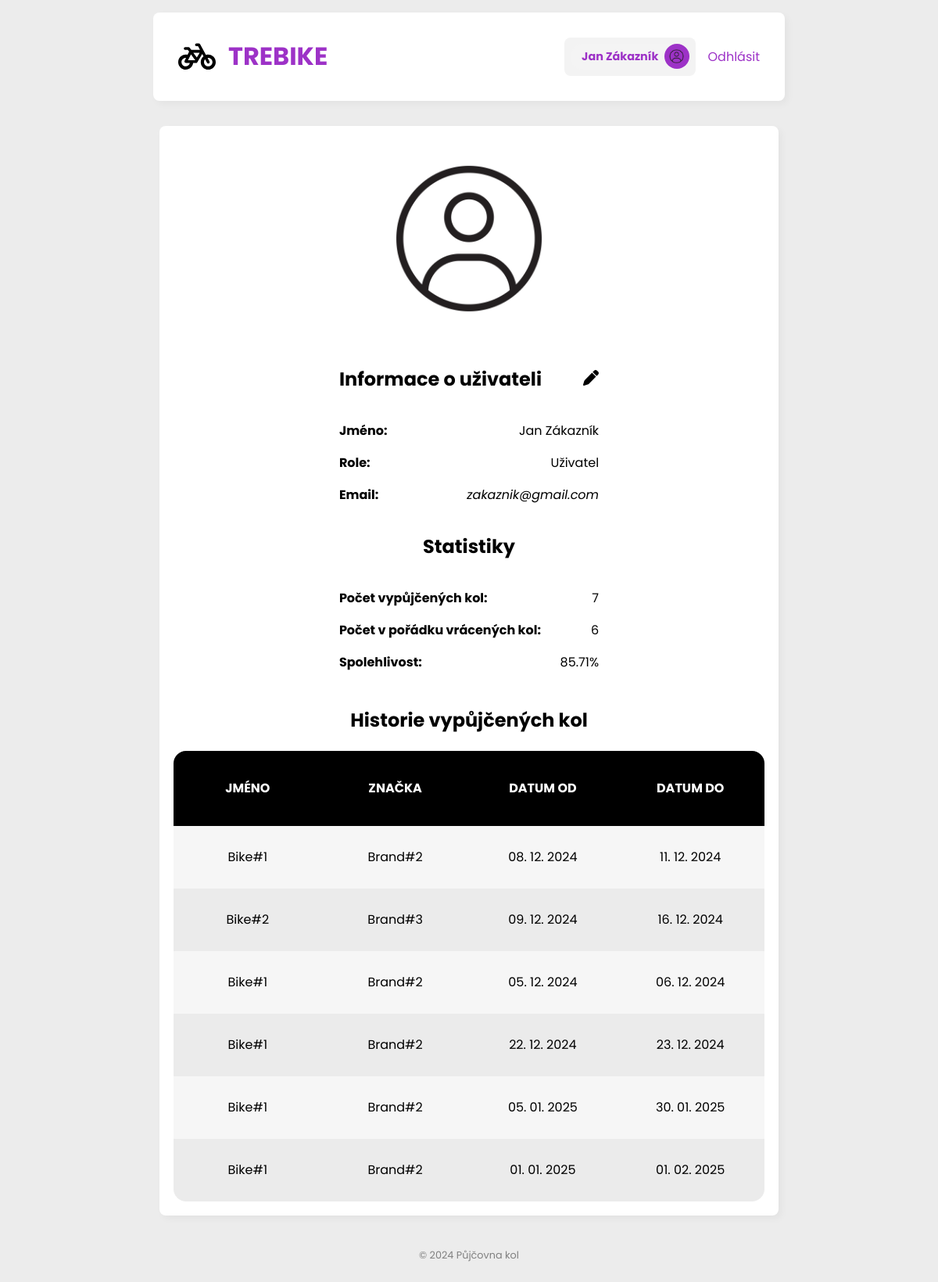
Screenshot of /profile/1 (signed in) with the database file from the repository.
### tables this page shows
CREATE TABLE users (
    id INTEGER PRIMARY KEY AUTOINCREMENT,
    first_name VARCHAR NOT NULL,
    last_name VARCHAR NOT NULL,
    email VARCHAR NOT NULL,
    password VARCHAR NOT NULL,
    role INTEGER NOT NULL,
    avatar VARCHAR,
    created_at TIMESTAMP NOT NULL,
    updated_at TIMESTAMP NOT NULL
);

CREATE TABLE bike_events (
    id INTEGER PRIMARY KEY AUTOINCREMENT,
    user_id INTEGER NOT NULL,
    bike_id INTEGER NOT NULL,
    type INTEGER NOT NULL,
    date_from DATETIME NOT NULL,
    date_to DATETIME NOT NULL,
    total_price INTEGER NOT NULL,
    payment_method INTEGER NOT NULL, -- Platba na místě: 1 | Platba kartou online: 2
    status INTEGER,
    description VARCHAR,
    FOREIGN KEY (user_id) REFERENCES users(id),
    FOREIGN KEY (bike_id) REFERENCES bikes(id)
);

CREATE TABLE bikes (
    id INTEGER PRIMARY KEY AUTOINCREMENT,
    name VARCHAR NOT NULL,
    brand_id INTEGER NOT NULL,
    type INTEGER NOT NULL,
    price_per_day DOUBLE NOT NULL,
    img VARCHAR NOT NULL,
    FOREIGN KEY (brand_id) REFERENCES brands(id)
);

CREATE TABLE brands (
    id INTEGER PRIMARY KEY AUTOINCREMENT,
    name VARCHAR NOT NULL,
    motto VARCHAR NOT NULL,
    established DATE NOT NULL
);

### app.py (the view)
@app.route('/profile/<user_id>')
def view_profile_page(user_id):
    user = UserService.getByID(user_id)
    bikes = BikeEventService.getRentedBikesByID(user_id)
    return render_template("profile.jinja", user=user, bikes=bikes, getReliability=UserService.getReliability)

### app.py (called while the page is built)
@app.before_request
def before_request():
    BikeEventService.check_rents()

### database/database.py (called while the page is built)
def get_db():
    if 'db' not in g:
        project_root = os.path.dirname(os.path.realpath(__file__))
        database_path = os.path.join(project_root, '..', current_app.config['DATABASE'])
        g.db = sqlite3.connect(
            database_path,
            detect_types=sqlite3.PARSE_DECLTYPES
        )
        g.db.row_factory = sqlite3.Row
        g.db.set_trace_callback(print)
    return g.db

### service/bike_event_service.py (called while the page is built)
    @staticmethod
    def getRentedBikesByID(user_id):
        db = get_db()
        sql = 'SELECT b.name AS bike_name, br.name AS brand_name, date_from, date_to FROM bike_events JOIN bikes b ON bike_events.bike_id = b.id JOIN brands br ON b.brand_id = br.id WHERE user_id=? AND bike_events.type = 1'
        bikes = db.execute(sql, [user_id]).fetchall()
        formatted_bikes = []
        for bike in bikes:
            formatted_bike = {
                'bike_name': bike['bike_name'],
                'brand_name': bike['brand_name'],
                'date_from': datetime.strptime(bike['date_from'], "%Y-%m-%d").strftime("%d. %m. %Y"),
                'date_to': datetime.strptime(bike['date_to'], "%Y-%m-%d").strftime("%d. %m. %Y")
            }
            formatted_bikes.append(formatted_bike)
        return formatted_bikes

    @staticmethod
    def check_rents():
        db = get_db()
        sql = 'UPDATE bike_events SET status = 2 WHERE date_to < CURRENT_DATE AND (type = 1 OR type = 2) AND status = 1'
        db.execute(sql)
        db.commit()

### service/user_service.py (called while the page is built)
    @staticmethod
    def getByID(user_id):
        db = get_db()
        sql = "SELECT * FROM users WHERE id = ?"
        user = db.execute(sql, [user_id]).fetchone()
        return user

    @staticmethod
    def getReliability(user_id):
        db = get_db()
        sql = '''
        SELECT COUNT(user_id) FROM bike_events
        WHERE user_id=? AND type = 1
        '''
        good_condition_bikes = db.execute(sql, [user_id]).fetchone()[0]
        sql = '''
        SELECT COUNT(user_id) FROM bike_events WHERE user_id=?
        '''
        all_bikes = db.execute(sql, [user_id]).fetchone()[0]
        if all_bikes == 0:  # Ochrana proti dělení nulou
            return all_bikes, good_condition_bikes, 0
        reliability = round((good_condition_bikes / all_bikes) * 100, 2)
        return all_bikes, good_condition_bikes, reliability

### templates/profile.jinja (shortened to what this page needs)
{% extends '__main.jinja' %}
{% block content %}
    <div class="main profile-box">
        <div class="box dashboard ">
            <div class="profile">
                <div class="profile-img">
                    <img src="{{ url_for('static', filename='img/' + user.avatar) }}"
                         alt="{{ user.first_name, " ", user.last_name }}">
                </div>
                <div class="profile-info">
                    <h2 class="profile-info-header">
                    <span>Informace o uživateli</span>
                    {% if user.id == session['user_id'] %}
                        <a href="{{ url_for('edit_profile.page') }}" class="edit-profile">
                        </a>
                    {% endif %}
                    </h2>
                    <div class="profile-info-div">
                        <p class="profile-info-item">
                            <span>Jméno: </span>
                            {{ user.first_name }} {{ user.last_name }}
                        </p>
                        <p class="profile-info-item">
                            <span>Role: </span>
                            {% if user.role == 0 %}
                                Uživatel
                            {% else %}
                                Správce
                            {% endif %}
                        </p>
                        <p class="profile-info-item">
                            <span>Email: </span>
                            <span class="italic">{{ user.email }}</span>
                        </p>
                    </div>
                    {% if user.id == session['user_id'] or session['role'] == 1 %}
                        <h2 class="profile-info-header">Statistiky</h2>
                        <div class="profile-info-div">
                            <p class="profile-info-item">
                                <span>Počet vypůjčených kol: </span>
                                {{ getReliability(user.id)[0] }}
                            </p>
                            <p class="profile-info-item">
                                <span>Počet v pořádku vrácených kol: </span>
                                {{ getReliability(user.id)[1] }}
                            </p>
                            <p class="profile-info-item">
                                <span>Spolehlivost: </span>
                                {{ getReliability(user.id)[2] }}%
                            </p>
                        </div>
                    {% endif %}
                </div>
            </div>
            {% if bikes %}
                <h2 class="profile-info-header">Historie vypůjčených kol</h2>
                <table class="table">
                    <tr class="table-header">
                        <td class="header__item">Jméno</td>
                        <td class="header__item">Značka</td>
                        <td class="header__item od">Datum od</td>
                        <td class="header__item do">Datum do</td>
                    </tr>
                    {% for bike in bikes %}
                        <tr class="table-row">
                            <td class="table-data">{{ bike.bike_name }}</td>
                            <td class="table-data">{{ bike.brand_name }}</td>
                            <td class="table-data">{{ bike.date_from }}</td>
                            <td class="table-data">{{ bike.date_to }}</td>
                        </tr>
                    {% endfor %}
                </table>
            {% endif %}
        </div>
    </div>
{% endblock %}

### templates/__header.jinja (shortened to what this page needs)
{% block header %}
    <div class="topbar box">
        <a href="{{ url_for('view_dashboard_page') }}" class="logo">
            <h1 class="mr-1">TREBIKE</h1>
        </a>
        <div class="nav">
            {% if session['authenticated'] %}
                    <a href="{{ url_for('view_profile_page', user_id=session['user_id']) }}" class="user-info {% if request.endpoint == 'view_profile_page' %} active {% endif %}">
                        <div class="username">{{ session['first_name'] }} {{ session['last_name'] }}</div>
                        <div class="user-avatar">
                        {% if session['avatar'] %}
                            <img src="{{ url_for('static', filename='img/' + session['avatar']) }}" alt="Logged-in user menu">
                        {% else %}
                            <img src="{{ url_for('static', filename='img/person.png') }}" alt="Logged-in user menu">
                        {% endif %}
                        </div>
                    </a>
                <div>
                <a href="{{ url_for('logout.page') }}" class="signout">Odhlásit</a>
                </div>
            {% endif %}
        </div>
    </div>
{% endblock %}

### static/css/styles.css (style rules this page uses)
:root { --accent: #9D32C7; --accent-2: #EC2F4B; --text: #5c0e61; --text-2: #731422; --text-hover: var(--accent); --text-active: #FFFFFF; --border-width: 0.125em; --table-spacing: 24px; --table-half-spacing: 12px; }
* { box-sizing: border-box; font-family: "Poppins", serif; }
a { color: var(--accent); text-decoration: none; }
.mr-1 { margin-right: 1em; }
body { padding: 0; margin: 0; background: #f4f4f4; font-family: sans-serif; }
.main { display: flex; }
.box { background: white; border-radius: 8px; box-shadow: rgba(0, 0, 0, 0.04) 4px 4px 10px; padding: 2em; margin: 1em; }
.topbar { display: flex; flex-direction: row; justify-content: space-between; align-items: center; }
.logo { display: flex; flex-direction: row; justify-items: space-between; width: 20vw; align-items: center; }
.topbar a svg { width: 3em; }
.topbar h1 { margin: 0; margin-left: 1.5em; }
.nav { display: flex; align-items: center; }
.nav div { margin-right: 1em; }
.signout { margin-left: 1em; }
.nav a.active, .dropdown span.active { background: #f3f3f3; padding: 0.5em; border-radius: 8px; font-weight: bold; }
@media screen and (max-width: 1300px) { .nav div { margin-right: 0; } }
@media screen and (max-width: 1300px) { .topbar h1 { margin-left: 0.5em; } }
.topbar .user-info { display: flex; align-items: center; }
.topbar .user-info .username { margin-right: -1em; padding: 0.4em 1.5em 0.4em 1em; text-align: right; background: #f4f4f4; border-radius: 16px 0 0 16px; font-size: 0.9em; }
.user-avatar { display: flex; justify-content: center; align-content: center; background: #9D32C7; padding: 0.3em; border-radius: 50%; width: 2em; height: 2em; margin-right: 0; }
.dashboard { flex-grow: 1; }
.profile-box { margin: auto; width: 50vw; display: flex; justify-content: center; text-align: center; }
.profile { display: flex; flex-direction: row; justify-content: space-between; align-items: center; gap: 3em; padding: 2em 3em 1em 3em; min-height: 50vh; }
.profile-img img { border-radius: 48%; width: 20em; height: 20em; object-fit: fill; }
.profile-info { display: flex; flex-direction: column; padding: 1em 0em 1em 2em; }
.profile-info-div { width: 17.5vw; padding: 0 0 0 2em; }
.profile-info-header { text-align: center; }
.profile-info-item { display: flex; flex: row; justify-content: space-between; word-break: break-all; }
.profile-info-item span:not(.italic) { font-weight: bold; }
@media screen and (max-width: 1300px) { .profile-img img { width: 15em; height: 15em; } }
@media screen and (max-width: 1300px) { .profile { flex-direction: column; padding: 0.5em; gap: 1em; } }
@media screen and (max-width: 1300px) { .profile-box { margin: auto; width: 98%; } }
@media screen and (max-width: 1300px) { .profile-box .box { padding: 1em; } }
@media screen and (max-width: 1300px) { .profile-info { padding: 0; } }
@media screen and (max-width: 1300px) { .profile-info-div { width: 100%; padding: 0; } }
.italic { font-style: italic; }
.table { width:100%; }
.table-header { display:flex; width:100%; background:black; padding:(var(--table-half-spacing * 1.5)) 0; height: 6vh; border-radius: 1em 1em 0 0; }
.table-data, .header__item { flex: 1 1 20%; text-align:center; margin: auto; }
.header__item { text-transform:uppercase; color:white; font-weight: bolder; }
.table-row:last-child { border-radius: 0 0 1em 1em; }
@media screen and (max-width: 1300px) { .table { overflow-x:auto; margin-top: 1em; } }
@media screen and (max-width: 1300px) { .table-header { height: 12vh; } }
@media screen and (max-width: 1300px) { .table-row { height: 10vh; } }
.edit-profile svg { width: 20px; height: 20px; margin-left: 2em; transition: all 0.25s ease-out; }

### rows the page displays
users: first_name "Jan", last_name "Zákazník", avatar (picture), email "zakaznik@gmail.com"
bike_events: bike_name "Bike#1", brand_name "Brand#2", date_from "08. 12. 2024", date_to "11. 12. 2024"
bike_events: bike_name "Bike#2", brand_name "Brand#3", date_from "09. 12. 2024", date_to "16. 12. 2024"
bike_events: bike_name "Bike#1", brand_name "Brand#2", date_from "05. 12. 2024", date_to "06. 12. 2024"
bike_events: bike_name "Bike#1", brand_name "Brand#2", date_from "22. 12. 2024", date_to "23. 12. 2024"
bike_events: bike_name "Bike#1", brand_name "Brand#2", date_from "05. 01. 2025", date_to "30. 01. 2025"
bike_events: bike_name "Bike#1", brand_name "Brand#2", date_from "01. 01. 2025", date_to "01. 02. 2025"

### other values shown
{{ getReliability(user.id)[0] }} "7"
{{ getReliability(user.id)[1] }} "6"
{{ getReliability(user.id)[2] }} "85.71"
